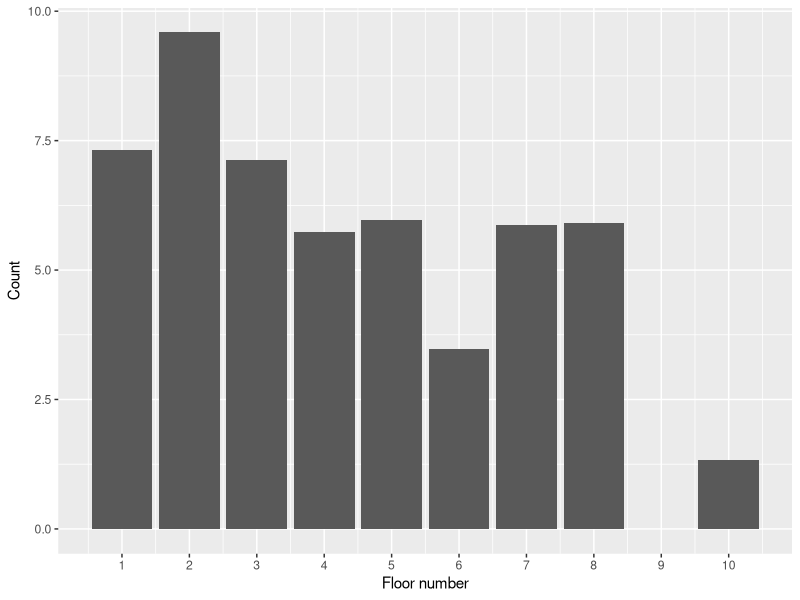
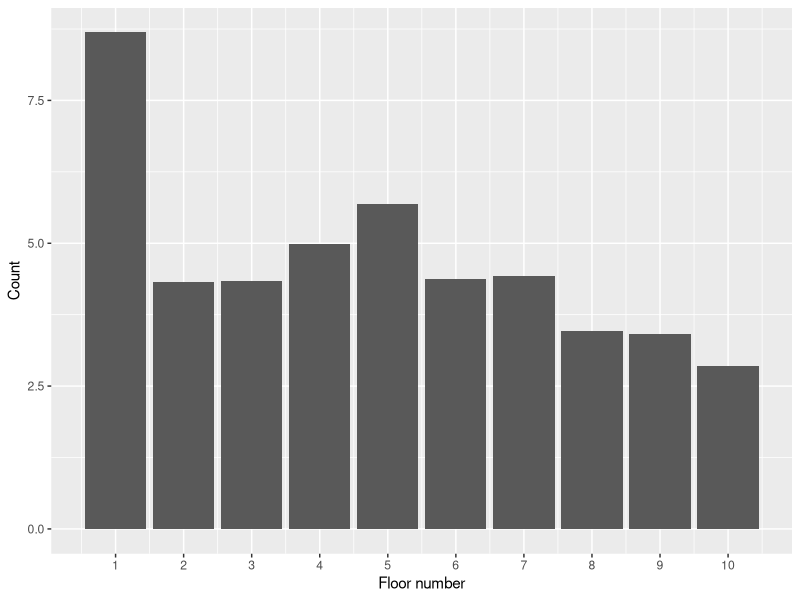
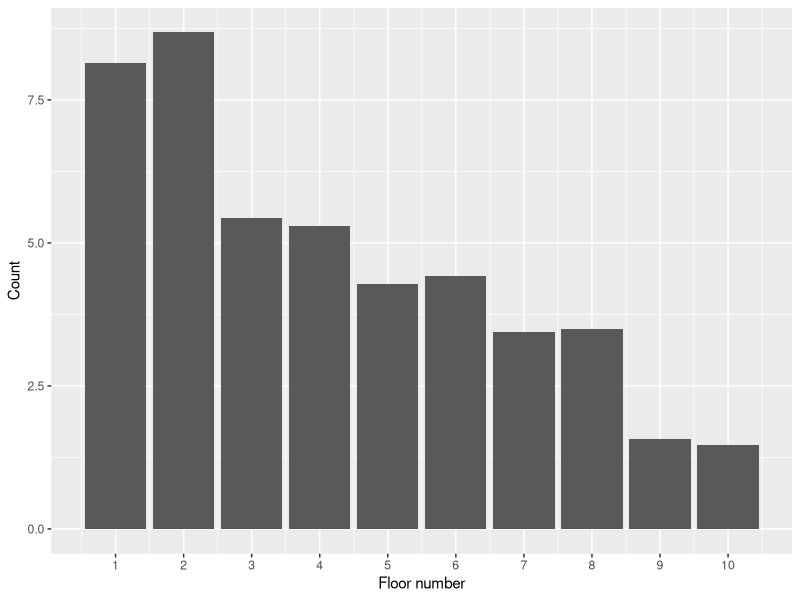
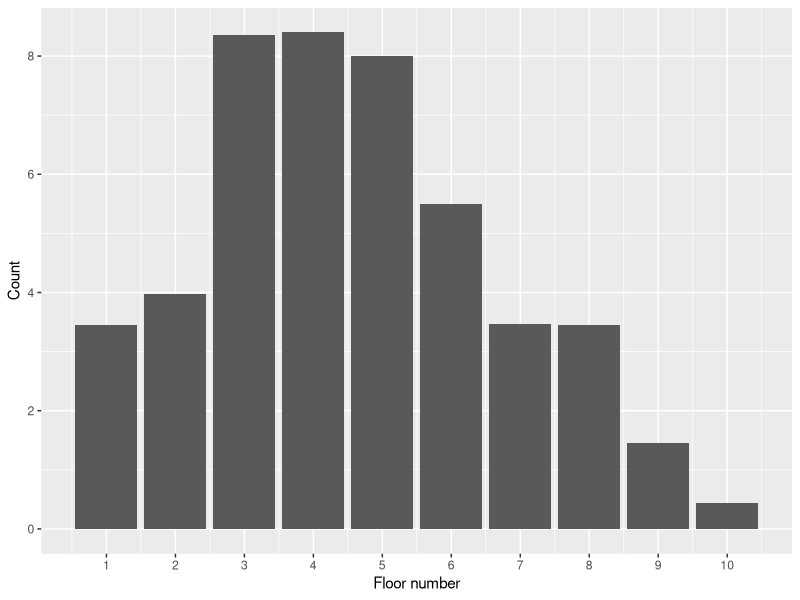
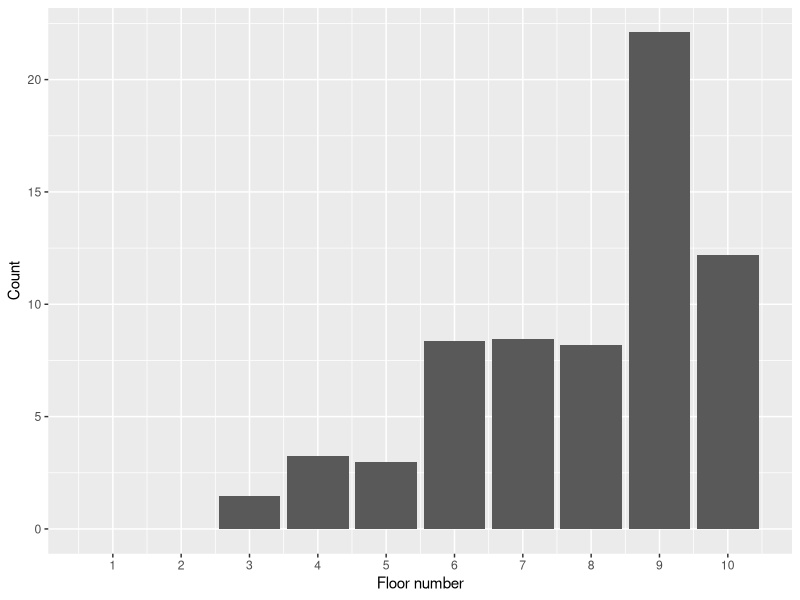
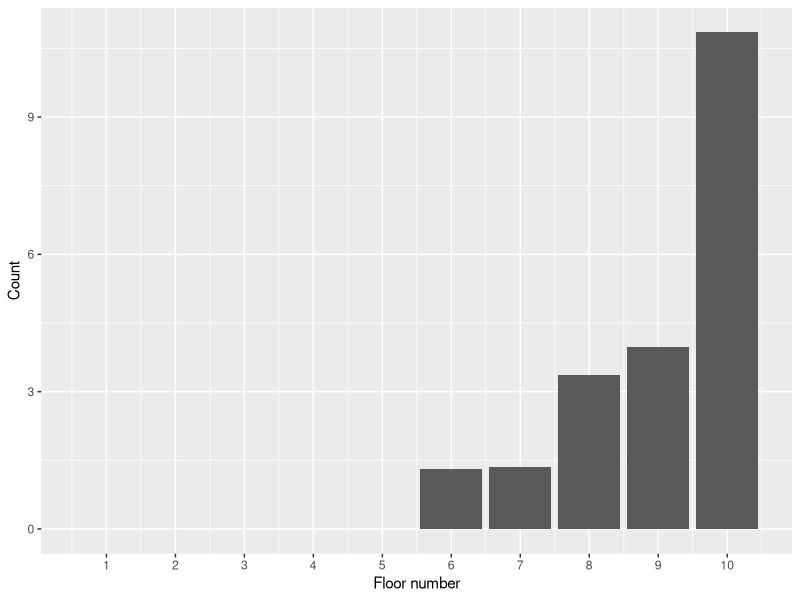
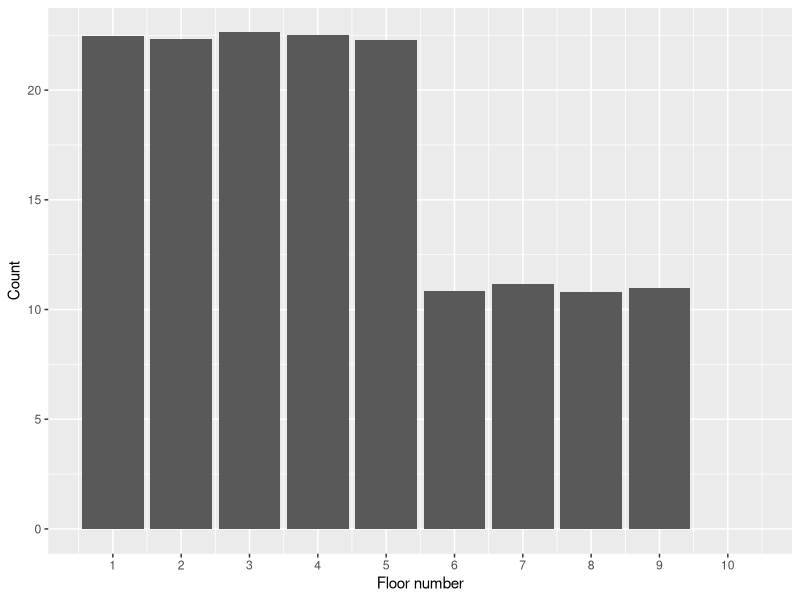
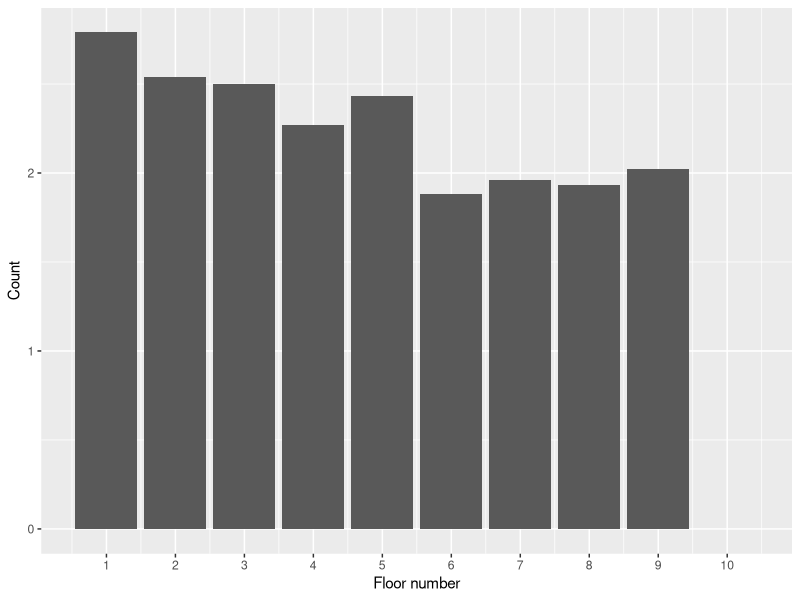

Generate these figures, in order, with R:
library(tidyverse)
library(ggplot2)

dir.create("./documentation/mines/mine_data_1/plots")
mine <- read.csv("./documentation/mines/mine_data_1/mine_data_1.csv")

verify <- mine %>% count(floor_num)

col_names <- colnames(mine %>%
    summarise(across(where(is.numeric), sum)) %>%
    select(-c(
        attempt, mine_num, floor_num, no.rock, empty.tile, staircase.up
    )) %>%
    select(where(~ sum(.) > 0)))

mine <- mine %>%
    group_by(floor_num) %>%
    select(all_of(col_names), floor_num) %>%
    summarise(across(where(is.numeric), mean)) %>%
    mutate(across(where(is.numeric), round, 2))

for (col in col_names) {
    ggplot(data = mine, mapping = aes(x = floor_num)) +
        geom_bar(aes(weight = get(col))) +
        scale_x_continuous(breaks = 1:10) +
        labs(y = "Count", x = "Floor number")

    ggsave(
        file = paste0("./documentation/mines/mine_data_1/plots/", col, ".png"),
        width = 10,
        height = 5,
        dpi = 300
    )
}
